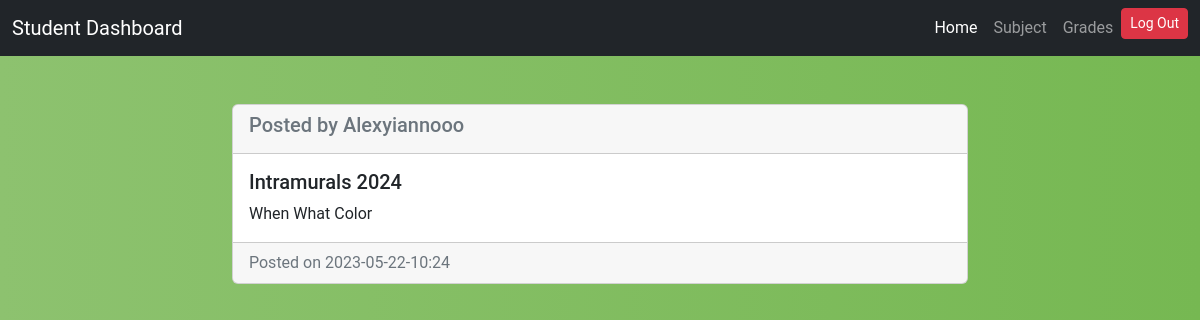
Page /users/dashboard (signed in) on the committed database.
### tables this page shows
CREATE TABLE `user` (
  `ID` int(11) NOT NULL,
  `USERID` varchar(255) NOT NULL,
  `NAME` varchar(255) NOT NULL,
  `EMAIL` varchar(250) NOT NULL,
  `ROLE` varchar(255) NOT NULL,
  `STATUS` varchar(255) NOT NULL,
  `PASSWORD` varchar(255) NOT NULL
);

CREATE TABLE `announcement` (
  `ID` int(11) NOT NULL,
  `TITLE` varchar(255) NOT NULL,
  `DESCRIPTION` text NOT NULL,
  `DATE` varchar(250) NOT NULL,
  `TIME` varchar(255) NOT NULL,
  `STATUS` varchar(255) NOT NULL,
  `who` varchar(255) NOT NULL
);

### users/dashboard.php (the view)
<?php
require 'partials/header.php';
$sql = "SELECT * FROM announcement WHERE STATUS ='ACTIVE' ORDER BY ID DESC";
$result = mysqli_query($conn, $sql);
?>
<div class="container mt-5">
   <?php
   if(mysqli_num_rows($result)>0){
    foreach($result as $row){
      ?>
 <div class="row mb-3">
      <div class="col-md-8 offset-md-2">
        <div class="card">
          <div class="card-header">
            <?php $teacherid = $row['who'];
            $sql = "SELECT * FROM user WHERE USERID = '$teacherid'";
            $res = mysqli_query($conn, $sql);
            foreach($res as $ros){
              ?>
              <h5 class="text-muted">Posted by <?php echo $ros['NAME']?></h5>
              <?php
            }
            ?>
          </div>
          <div class="card-body">
            <h5 class="card-title"><?php echo $row['TITLE']?></h5>
            <p class="card-text"><?php echo $row['DESCRIPTION']?></p>
          </div>
          <div class="card-footer text-muted">
            Posted on <?php echo $row['DATE']?>-<?php echo $row['TIME']?>
          </div>
        </div>
      </div>
  </div>
      <?php
    }
   }else{
        echo '<h1 class="text-center mt-5">No Announcement</h1>';
   }
   ?>
</div>
<?php
require 'partials/foot.php';
?>

### users/partials/header.php (style rules this page uses)
body { background: #76b852; background: -webkit-linear-gradient(right, #76b852, #8DC26F); background: -moz-linear-gradient(right, #76b852, #8DC26F); background: -o-linear-gradient(right, #76b852, #8DC26F); background: linear-gradient(to left, #76b852, #8DC26F); font-family: "Roboto", sans-serif; -webkit-font-smoothing: antialiased; -moz-osx-font-smoothing: grayscale; }

### rows in the picture
announcement: TITLE "Intramurals 2024", DESCRIPTION "When What Color", DATE "2023-05-22", TIME "10:24"
user: NAME "Alexyiannooo"
